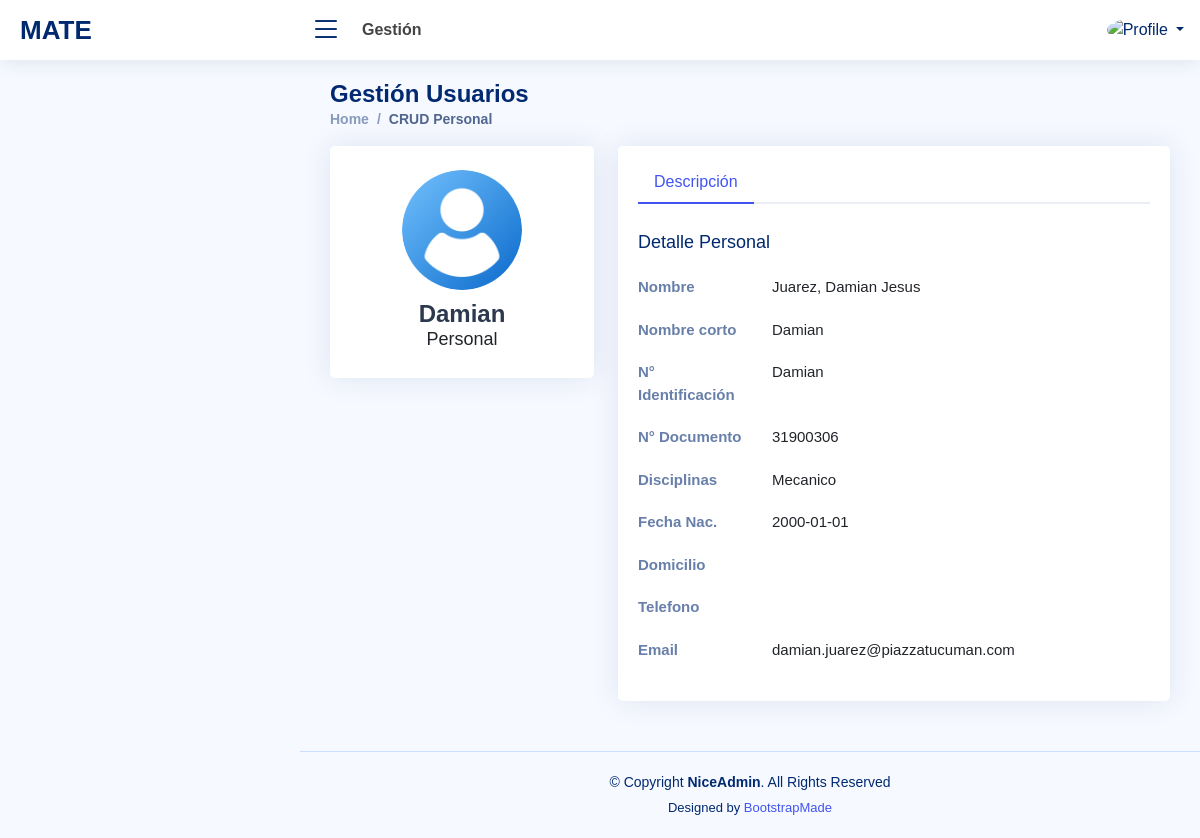
The app's page /crudpersonal.php?idpersona=188&accion=M (signed in) with its own data.
### tables this page shows
CREATE TABLE `personasvsdisciplinas` (
  `idpersonavsdisciplina` int(11) NOT NULL AUTO_INCREMENT,
  `idpersona` int(11) DEFAULT NULL,
  `iddisciplina` int(11) DEFAULT NULL,
  `accion` varchar(1) DEFAULT NULL,
  `idempleadoaccion` int(11) DEFAULT NULL,
  `fechaaccion` datetime DEFAULT NULL,
  PRIMARY KEY (`idpersonavsdisciplina`)
);

CREATE TABLE `personas` (
  `idpersona` int(11) NOT NULL AUTO_INCREMENT,
  `apellido` varchar(30) DEFAULT NULL,
  `nombre` varchar(30) DEFAULT NULL,
  `nombrecortousu` varchar(15) DEFAULT NULL,
  `dni` varchar(20) DEFAULT NULL,
  `nrosocio` varchar(20) DEFAULT NULL,
  `domicilio` varchar(60) DEFAULT NULL,
  `fnacimiento` date DEFAULT NULL,
  `idtipopersona` int(11) DEFAULT NULL,
  `emailusuario` varchar(60) DEFAULT NULL,
  `pass` varchar(255) DEFAULT NULL,
  `urlfoto` varchar(100) DEFAULT 'user.png',
  `tel` varchar(20) DEFAULT NULL,
  `idoficina` int(11) DEFAULT NULL,
  `aptoingreso` varchar(1) DEFAULT 'N',
  `finiapto` date DEFAULT NULL,
  `ffinapto` date DEFAULT NULL,
  `accion` varchar(1) DEFAULT NULL,
  `idempleadoaccion` int(11) DEFAULT NULL,
  `fechaaccion` datetime DEFAULT NULL,
  PRIMARY KEY (`idpersona`)
);

CREATE TABLE `disciplinas` (
  `iddisciplina` int(11) NOT NULL AUTO_INCREMENT,
  `disciplina` varchar(30) DEFAULT NULL,
  `observacion` varchar(100) DEFAULT NULL,
  `accion` varchar(1) DEFAULT NULL,
  `idempleadoaccion` int(11) DEFAULT NULL,
  `fechaaccion` datetime DEFAULT NULL,
  PRIMARY KEY (`iddisciplina`)
);

### crudpersonal.php (the view, shortened to what this page needs)
<!DOCTYPE html>
<html lang="en">
<head>
  <link href="assets/font/Open_Sans.css" rel="stylesheet">
  <link href="assets/vendor/bootstrap/css/bootstrap.min.css" rel="stylesheet">
  <link href="assets/vendor/bootstrap-icons/bootstrap-icons.css" rel="stylesheet">
  <link href="assets/vendor/boxicons/css/boxicons.min.css" rel="stylesheet">
  <link href="assets/vendor/quill/quill.snow.css" rel="stylesheet">
  <link href="assets/vendor/quill/quill.bubble.css" rel="stylesheet">
  <link href="assets/vendor/remixicon/remixicon.css" rel="stylesheet">
  <link href="assets/vendor/simple-datatables/style.css" rel="stylesheet">
  <link href="assets/css/style.css" rel="stylesheet">
</head>
<body>
<?php
  if (isset($_SESSION['id']))
  {
    $tipousu=$_SESSION['tipo'];
    $foto=$_SESSION['foto'];
    $nombrecorto=$_SESSION['nombrecorto'];
    $txtfoto="";
    $txtapellido="";
    $txtnombre="";
    $txtnombcorto="";
    $txtnumsocio="";
    $txtdni="";
    $txtfnac="";
    $txtdire="";
    $txttel="";
    $txtemail="";
    $lsact="";
    if (isset($_GET['idpersona']))
    {
       $idsocio=$_GET["idpersona"];
       $accion=$_GET["accion"];
      if ($accion=="OKELI")
      {
          $sql = "SELECT a.`urlfoto`,a.`nombrecortousu`,a.`apellido`,a.`nombre`,a.`nrosocio`,a.`dni`,a.`fnacimiento`,a.`domicilio`,a.`tel`,a.`emailusuario`,a.`pass`,b.`iddisciplina`,c.`disciplina`,a.aptoingreso,a.finiapto,a.ffinapto
                  FROM personas a INNER JOIN personasvsdisciplinas b ON (a.`idpersona`=b.`idpersona` AND b.accion='B')
                                  INNER JOIN disciplinas c ON (b.`iddisciplina`=c.`iddisciplina` AND c.`accion`!='B')
                  WHERE a.`accion`='B' AND a.idpersona=". $idsocio;
          $accion="OK";
      }
      else
      {
          $sql = "SELECT a.`urlfoto`,a.`nombrecortousu`,a.`apellido`,a.`nombre`,a.`nrosocio`,a.`dni`,a.`fnacimiento`,a.`domicilio`,a.`tel`,a.`emailusuario`,a.`pass`,b.`iddisciplina`,c.`disciplina`,a.aptoingreso,a.finiapto,a.ffinapto
                  FROM personas a INNER JOIN personasvsdisciplinas b ON (a.`idpersona`=b.`idpersona` AND b.accion!='B')
                                  INNER JOIN disciplinas c ON (b.`iddisciplina`=c.`iddisciplina` AND c.`accion`!='B')
                  WHERE a.`accion`!='B' AND a.idpersona=". $idsocio;
      }
      $con=conectar();
      $result = $con->query($sql);
      if (!$result)
      {
        die('Invalid query: ' . $mysqli->error);
      }
      else
      {
        while($row = mysqli_fetch_array($result))
        {
          $txtfoto=$row['urlfoto'];
          $txtnombcorto=$row["nombrecortousu"];
          $txtapellido=$row["apellido"];
          $txtnombre=$row["nombre"];
          $txtnumsocio=$row["nrosocio"];
          $txtdni=$row["dni"];
          $txtfnac=$row["fnacimiento"];
          $txtdire=$row["domicilio"];
          $txttel=$row["tel"];
          $txtemail=$row["emailusuario"];
          if (strlen($lsact)<=0) $lsact=$row["disciplina"];
          else $lsact=$lsact ." / ". $row["disciplina"];
        }
      }
    }
  }
  else
  {
    echo "<script> window.location.href='index.html'</script>";
  }
?>
  <header id="header" class="header fixed-top d-flex align-items-center">
    <div class="d-flex align-items-center justify-content-between">
      <a href="index.html" class="logo d-flex align-items-center">
        <span class="d-none d-lg-block"><?php echo $_SESSION['nombreapp']; ?></span>
      </a>
      <i class="bi bi-list toggle-sidebar-btn"></i>
    </div>
    <div class="search-bar">
      <strong>Gestión</strong>
    </div>
    <nav class="header-nav ms-auto">
      <ul class="d-flex align-items-center">
        <li class="nav-item dropdown pe-3">
          <a class="nav-link nav-profile d-flex align-items-center pe-0" href="#" data-bs-toggle="dropdown">
          <img src="assets/img/<?php echo $foto; ?>" alt="Profile" class="rounded-circle">
          <span class="d-none d-md-block dropdown-toggle ps-2"><?php echo $nombrecorto; ?></span>
          </a>
        </li>
      </ul>
    </nav>
  </header>
  <main id="main" class="main">
    <div class="pagetitle">
      <h1>Gestión Usuarios</h1>
      <nav>
        <ol class="breadcrumb">
          <li class="breadcrumb-item">
          <?php
            if (($tipousu=="Administración")||($tipousu=="Gerente")) echo "<a href='home.php'>Home</a>";
            else
            {
              echo "<a href='atenderordenes.php?ver=P'>Home</a>";
            }
          ?>
          </li>
          <li class="breadcrumb-item active">CRUD Personal</li>
        </ol>
      </nav>
    </div>
    <section class="section profile">
      <div class="row">
        <div class="col-xl-4">
          <div class="card">
            <div class="card-body profile-card pt-4 d-flex flex-column align-items-center">
              <span id="img1">
                <img src="assets/img/<?php echo $txtfoto; ?>" alt="Profile" class="rounded-circle">
              </span>
              <h2><?php echo $txtnombcorto; ?></h2>
              <h3>Personal</h3>
            </div>
          </div>
        </div>
        <div class="col-xl-8">
          <div class="card">
            <div class="card-body pt-3">
              <ul class="nav nav-tabs nav-tabs-bordered">
                <li class="nav-item">
                  <button class="nav-link active" data-bs-toggle="tab" data-bs-target="#profile-overview">Descripción</button>
                </li>
              </ul>
              <div class="tab-content pt-2">
                <div class="tab-pane fade show active profile-overview" id="profile-overview">
                  <h5 class="card-title">Detalle Personal</h5>
                  <div class="row">
                    <div class="col-lg-3 col-md-4 label ">Nombre</div>
                    <div class="col-lg-9 col-md-8"><?php echo $txtapellido .", ". $txtnombre; ?></div>
                  </div>
                  <div class="row">
                    <div class="col-lg-3 col-md-4 label ">Nombre corto</div>
                    <div class="col-lg-9 col-md-8"><?php echo $txtnombcorto; ?></div>
                  </div>
                  <div class="row">
                    <div class="col-lg-3 col-md-4 label">N° Identificación</div>
                    <div class="col-lg-9 col-md-8"><?php echo $txtnumsocio; ?></div>
                  </div>
                  <div class="row">
                    <div class="col-lg-3 col-md-4 label">N° Documento</div>
                    <div class="col-lg-9 col-md-8"><?php echo $txtdni; ?></div>
                  </div>
                  <div class="row">
                    <div class="col-lg-3 col-md-4 label">Disciplinas</div>
                    <div class="col-lg-9 col-md-8"><?php echo $lsact; ?></div>
                  </div>
                  <div class="row">
                    <div class="col-lg-3 col-md-4 label">Fecha Nac.</div>
                    <div class="col-lg-9 col-md-8"><?php echo $txtfnac; ?></div>
                  </div>
                  <div class="row">
                    <div class="col-lg-3 col-md-4 label">Domicilio</div>
                    <div class="col-lg-9 col-md-8"><?php echo $txtdire; ?></div>
                  </div>
                  <div class="row">
                    <div class="col-lg-3 col-md-4 label">Telefono</div>
                    <div class="col-lg-9 col-md-8"><?php echo $txttel; ?></div>
                  </div>
                  <div class="row">
                    <div class="col-lg-3 col-md-4 label">Email</div>
                    <div class="col-lg-9 col-md-8"><?php echo $txtemail; ?></div>
                  </div>
                </div>
              </div>
            </div>
          </div>
        </div>
      </div>
    </section>
  </main>
  <footer id="footer" class="footer">
    <div class="copyright">
      &copy; Copyright <strong><span>NiceAdmin</span></strong>. All Rights Reserved
    </div>
    <div class="credits">
      Designed by <a href="https://bootstrapmade.com/">BootstrapMade</a>
    </div>
  </footer>
</body>
</html>

### assets/css/style.css (style rules this page uses)
:root { scroll-behavior: smooth; }
body { font-family: "Open Sans", sans-serif; background: #f6f9ff; color: #444444; }
a { color: #4154f1; text-decoration: none; }
h1, h2, h3, h4, h5, h6 { font-family: "Nunito", sans-serif; }
#main { margin-top: 60px; padding: 20px 30px; transition: all 0.3s; }
.pagetitle { margin-bottom: 10px; }
.pagetitle h1 { font-size: 24px; margin-bottom: 0; font-weight: 600; color: #012970; }
.card { margin-bottom: 30px; border: none; border-radius: 5px; box-shadow: 0px 0 30px rgba(1, 41, 112, 0.1); }
.card-title { padding: 20px 0 15px 0; font-size: 18px; font-weight: 500; color: #012970; font-family: "Poppins", sans-serif; }
.card-body { padding: 0 20px 20px 20px; }
.breadcrumb { font-size: 14px; font-family: "Nunito", sans-serif; color: #899bbd; font-weight: 600; }
.breadcrumb a { color: #899bbd; transition: 0.3s; }
.breadcrumb .breadcrumb-item::before { color: #899bbd; }
.breadcrumb .active { color: #51678f; font-weight: 600; }
.nav-tabs-bordered { border-bottom: 2px solid #ebeef4; }
.nav-tabs-bordered .nav-link { margin-bottom: -2px; border: none; color: #2c384e; }
.nav-tabs-bordered .nav-link.active { background-color: #fff; color: #4154f1; border-bottom: 2px solid #4154f1; }
.logo { line-height: 1; }
@media (min-width: 1200px) { .logo { width: 280px; } }
.logo span { font-size: 26px; font-weight: 700; color: #012970; font-family: "Nunito", sans-serif; }
.header { transition: all 0.5s; z-index: 997; height: 60px; box-shadow: 0px 2px 20px rgba(1, 41, 112, 0.1); background-color: #fff; padding-left: 20px; }
.header .toggle-sidebar-btn { font-size: 32px; padding-left: 10px; cursor: pointer; color: #012970; }
.header .search-bar { min-width: 360px; padding: 0 20px; }
.header-nav ul { list-style: none; }
.header-nav>ul { margin: 0; padding: 0; }
.header-nav .nav-profile { color: #012970; }
.header-nav .nav-profile img { max-height: 36px; }
.header-nav .nav-profile span { font-size: 14px; font-weight: 600; }
@media (min-width: 1200px) { #main, #footer { margin-left: 300px; } }
.profile .profile-card img { max-width: 120px; }
.profile .profile-card h2 { font-size: 24px; font-weight: 700; color: #2c384e; margin: 10px 0 0 0; }
.profile .profile-card h3 { font-size: 18px; }
.profile .profile-overview .row { margin-bottom: 20px; font-size: 15px; }
.profile .profile-overview .card-title { color: #012970; }
.profile .profile-overview .label { font-weight: 600; color: rgba(1, 41, 112, 0.6); }
.footer { padding: 20px 0; font-size: 14px; transition: all 0.3s; border-top: 1px solid #cddfff; }
.footer .copyright { text-align: center; color: #012970; }
.footer .credits { padding-top: 5px; text-align: center; font-size: 13px; color: #012970; }

### records on screen
personasvsdisciplinas: idpersona.urlfoto (placeholder picture), idpersona.nombrecortousu "Damian", idpersona.apellido "Juarez", idpersona.nombre "Damian Jesus", idpersona.nrosocio "Damian", idpersona.dni "31900306", iddisciplina.disciplina "Mecanico", idpersona.fnacimiento "2000-01-01", idpersona.emailusuario "damian.juarez@piazzatucuman.com"

### other values on screen
$_SESSION['nombreapp'] "MATE"
